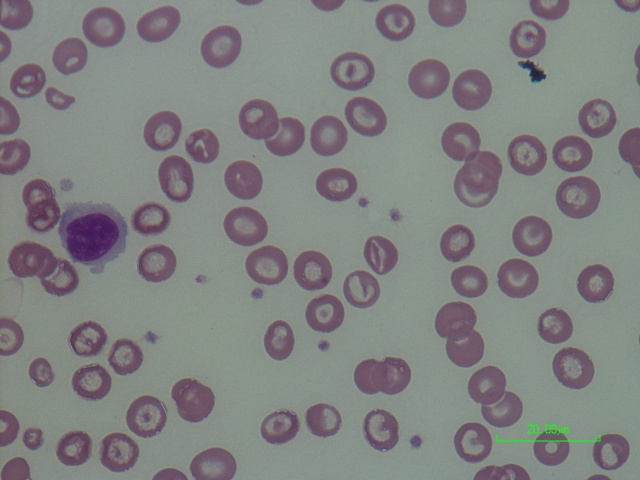
#> input picture Chula-RBC-12-Dataset-1.0/Dataset/120.jpg, 640 x 480 px
$ python -i crop_cells.py   (imports and definitions only)
#> lines starting #> are read from the running program, lines starting #| are printed output that depends on the picture; after the words box and inside, x2 and y2 are one past the last pixel; in counts of white or black regions, pixels touching at a corner belong together
### preprocessing/contour_extraction.py
"""
Contour Extraction for RBC Microscopy Images.
Performs thresholding, morphological filtering, and contour localization.
"""

from typing import List, Tuple, Dict, Any
import cv2
import numpy as np


def extract_contours(
    image_bgr: np.ndarray,
    min_area: float = 150.0,
    max_area: float = 25000.0,
    morph_kernel_size: int = 5,
) -> Tuple[List[np.ndarray], np.ndarray, Dict[str, Any]]:
    """
    Extract RBC contours and foreground mask from microscopy image.

    Args:
        image_bgr: Input image (BGR, RGBA, or Grayscale).
        min_area: Minimum contour area in pixels to discard debris.
        max_area: Maximum contour area to discard huge artifacts.
        morph_kernel_size: Size of elliptical structuring element.

    Returns:
        Tuple of (filtered_contours, binary_mask, contour_metrics).
    """
    empty_metrics = {
        "raw_contours_found": 0,
        "valid_cells_retained": 0,
        "min_area_filter": min_area,
        "max_area_filter": max_area,
        "contour_stats": [],
    }

    if image_bgr is None or not isinstance(image_bgr, np.ndarray) or image_bgr.size == 0:
        return [], np.zeros((1, 1), dtype=np.uint8), empty_metrics

    # Safely extract single-channel grayscale array
    if image_bgr.ndim == 2:
        gray = image_bgr.copy()
    elif image_bgr.ndim == 3:
        if image_bgr.shape[2] == 1:
            gray = image_bgr[:, :, 0].copy()
        elif image_bgr.shape[2] == 4:
            gray = cv2.cvtColor(image_bgr, cv2.COLOR_BGRA2GRAY)
        elif image_bgr.shape[2] == 3:
            gray = cv2.cvtColor(image_bgr, cv2.COLOR_BGR2GRAY)
        else:
            raise ValueError(f"Unsupported number of image channels: {image_bgr.shape[2]}")
    else:
        raise ValueError(f"Unsupported image dimensions: {image_bgr.ndim}D array")

    # Ensure uint8 [0, 255]
    if np.issubdtype(gray.dtype, np.floating):
        if float(gray.max()) <= 1.0:
            gray = (np.clip(gray, 0.0, 1.0) * 255.0).astype(np.uint8)
        else:
            gray = np.clip(gray, 0, 255).astype(np.uint8)
    elif gray.dtype != np.uint8:
        gray = np.clip(gray, 0, 255).astype(np.uint8)

    blurred = cv2.GaussianBlur(gray, (7, 7), 0)

    # Otsu thresholding (cells are darker than background in brightfield smear)
    _, thresh = cv2.threshold(blurred, 0, 255, cv2.THRESH_BINARY_INV + cv2.THRESH_OTSU)

    # Morphological opening to detach slight bridges and remove small noise
    kernel_size = max(1, morph_kernel_size)
    kernel = cv2.getStructuringElement(cv2.MORPH_ELLIPSE, (kernel_size, kernel_size))
    cleaned_mask = cv2.morphologyEx(thresh, cv2.MORPH_OPEN, kernel, iterations=2)
    cleaned_mask = cv2.morphologyEx(cleaned_mask, cv2.MORPH_CLOSE, kernel, iterations=1)

    raw_contours, _ = cv2.findContours(
        cleaned_mask, cv2.RETR_EXTERNAL, cv2.CHAIN_APPROX_SIMPLE
    )

    filtered_contours = []
    contour_stats = []

    for cnt in raw_contours:
        area = cv2.contourArea(cnt)
        if min_area <= area <= max_area:
            filtered_contours.append(cnt)
            perimeter = cv2.arcLength(cnt, True)
            circularity = (4 * np.pi * area) / (perimeter ** 2 + 1e-6)
            circularity = min(1.0, max(0.0, float(circularity)))
            x, y, w, h = cv2.boundingRect(cnt)
            contour_stats.append({
                "area": float(area),
                "circularity": round(float(circularity), 3),
                "bbox": [int(x), int(y), int(w), int(h)],
            })

    metrics = {
        "raw_contours_found": len(raw_contours),
        "valid_cells_retained": len(filtered_contours),
        "min_area_filter": min_area,
        "max_area_filter": max_area,
        "contour_stats": contour_stats,
    }

    return filtered_contours, cleaned_mask, metrics

### segmentation/concave_points.py
"""
Concave Point Detection for Overlapping RBC Separation.
Detects convexity defects to identify pinch points between touching or clustered cells.
"""

from typing import List, Tuple
import cv2
import numpy as np


def find_concave_points(
    contour: np.ndarray,
    min_defect_depth: float = 12.0
) -> List[Tuple[int, int]]:
    """
    Find concave split points (convexity defects) along a cell contour.

    Args:
        contour: Input OpenCV contour.
        min_defect_depth: Minimum depth in pixels for a defect to be considered a pinch point.

    Returns:
        List of (x, y) coordinates representing concave pinch points.
    """
    if contour is None or not isinstance(contour, np.ndarray) or len(contour) < 5:
        return []

    try:
        hull = cv2.convexHull(contour, returnPoints=False)
        if hull is None or len(hull) < 3:
            return []

        defects = cv2.convexityDefects(contour, hull)
        if defects is None:
            return []

        concave_points = []
        for i in range(defects.shape[0]):
            row = defects[i, 0] if defects.ndim == 3 else defects[i]
            if len(row) == 4:
                s, e, f, d = row
                depth = d / 256.0  # OpenCV fixed-point defect depth
                if depth >= min_defect_depth and int(f) < len(contour):
                    pt = contour[int(f)][0]
                    far_pt = (int(pt[0]), int(pt[1]))
                    concave_points.append(far_pt)

        return concave_points
    except Exception:
        return []

### segmentation/ellipse_fitting.py
"""
Ellipse Fitting for RBC Morphology Segmentation.
Fits best-approximating ellipses to single and separated red blood cell contours.
"""

from typing import Optional, Dict, Any
import cv2
import numpy as np


def fit_ellipse_to_contour(
    contour: np.ndarray
) -> Optional[Dict[str, Any]]:
    """
    Fit an ellipse to an individual cell contour.

    Args:
        contour: Input OpenCV contour (must have at least 5 points).

    Returns:
        Dictionary containing ellipse parameters:
            - center: (cx, cy)
            - axes: (major_axis, minor_axis)
            - angle: orientation angle in degrees
            - aspect_ratio: major / minor axis ratio
            - area: approx elliptical area
        or None if fitting is not mathematically viable.
    """
    if contour is None or not isinstance(contour, np.ndarray) or len(contour) < 5:
        return None

    try:
        ellipse = cv2.fitEllipse(contour)
        (cx, cy), (d1, d2), angle = ellipse

        if np.isnan(cx) or np.isnan(cy) or np.isnan(d1) or np.isnan(d2) or np.isnan(angle):
            return None

        major = max(d1, d2)
        minor = min(d1, d2)

        if minor <= 0 or major <= 0:
            return None

        aspect_ratio = major / minor
        area = np.pi * (major / 2.0) * (minor / 2.0)

        return {
            "center": (round(float(cx), 2), round(float(cy), 2)),
            "axes": (round(float(major), 2), round(float(minor), 2)),
            "angle": round(float(angle), 2),
            "aspect_ratio": round(float(aspect_ratio), 3),
            "area": round(float(area), 2),
            "raw_ellipse": ellipse,
        }
    except Exception:
        return None

### segmentation/ellipse_verification.py
"""
Ellipse Verification for RBC Morphology.
Verifies whether a fitted ellipse meets biological and optical RBC constraints.
"""

from typing import Dict, Any, Tuple


def verify_rbc_ellipse(
    ellipse_info: Dict[str, Any],
    min_area: float = 200.0,
    max_area: float = 6500.0,
    max_aspect_ratio: float = 3.5,
) -> Tuple[bool, str]:
    """
    Verify whether a fitted ellipse matches plausible RBC morphology.

    Args:
        ellipse_info: Dictionary containing ellipse parameters from fit_ellipse_to_contour.
        min_area: Minimum acceptable RBC area in pixels.
        max_area: Maximum acceptable RBC area in pixels for a single cell.
        max_aspect_ratio: Maximum aspect ratio (major/minor axis).

    Returns:
        Tuple of (is_valid: bool, reason: str).
    """
    if not ellipse_info:
        return False, "No valid ellipse fit available"

    area = ellipse_info.get("area", 0)
    aspect_ratio = ellipse_info.get("aspect_ratio", 1.0)
    major, minor = ellipse_info.get("axes", (0, 0))

    if area < min_area:
        return False, f"Area {area:.1f} < min threshold {min_area}"

    if area > max_area:
        return False, f"Area {area:.1f} > max threshold {max_area} (likely cluster/overlap)"

    if aspect_ratio > max_aspect_ratio:
        return False, f"Aspect ratio {aspect_ratio:.2f} excessively elongated"

    if minor < 10:
        return False, "Minor axis too thin for erythrocyte"

    return True, "Valid RBC morphology"

### segmentation/crop_cells.py
"""
Cell Cropping and Segmentation Pipeline for RBC Microscopy Images.
Segments isolated red blood cells, identifies overlapping clusters,
generates color-coded visual overlays, and extracts individual cell crops.
"""

from typing import List, Dict, Any, Tuple
import cv2
import numpy as np

from preprocessing.contour_extraction import extract_contours
from segmentation.ellipse_fitting import fit_ellipse_to_contour
from segmentation.ellipse_verification import verify_rbc_ellipse
from segmentation.concave_points import find_concave_points


# [129 lines left out: function segment_and_crop_rbcs, not called in this run]

>>> import cv2
>>> picture = cv2.imread('../Chula-RBC-12-Dataset-1.0/Dataset/120.jpg')
#> picture is the input picture: shape (480, 640, 3); mean B, G, R 129.5, 130.3, 129
>>> result = segment_and_crop_rbcs(picture)
#> in extract_contours, `_, thresh = cv2.threshold(blurred, 0, 255, cv2.THRESH_BINARY_INV + cv2..`:
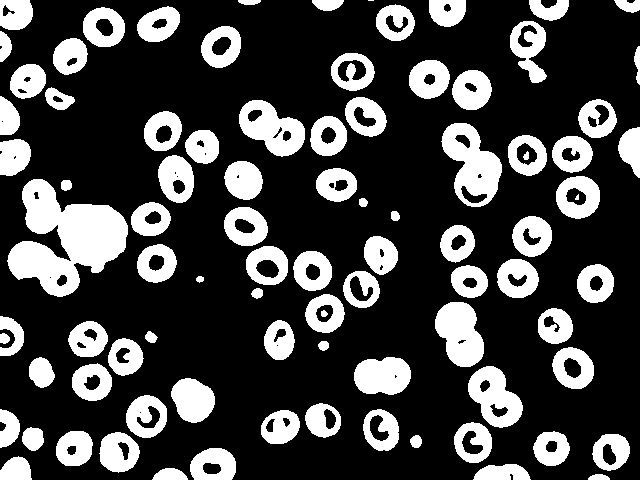
#> thresh: shape (480, 640); 26.4% white; 90 white regions (2 under 20 px), largest, box (x1, y1, x2, y2) and area: (7, 179, 128, 297) 7684, (441, 123, 502, 207) 2845, (435, 302, 484, 367) 2257
#> in extract_contours, `cleaned_mask = cv2.morphologyEx(cleaned_mask, cv2.MORPH_CLOSE, kernel,..`:
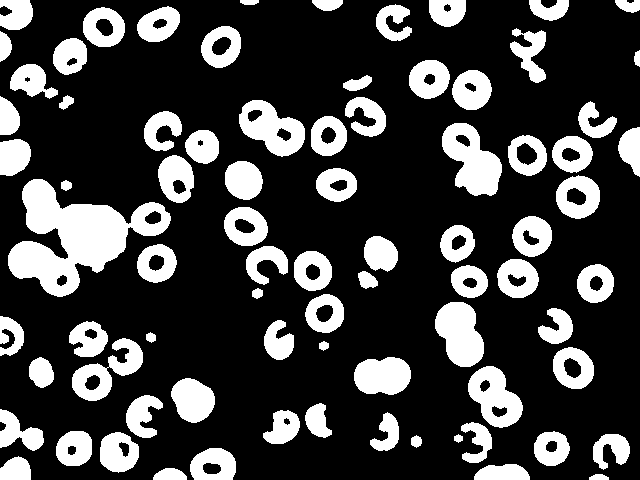
#> cleaned_mask: shape (480, 640); 25% white; 80 white regions
#> in extract_contours, `raw_contours, _ = cv2.findContours( cleaned_mask, cv2.RETR_EXTERNAL, c..`: raw_contours = 80 contours; largest, box (x1, y1, x2, y2) and area: (8, 179, 171, 297) 8570, (442, 123, 502, 196) 2616, (239, 100, 305, 157) 2270, (435, 302, 484, 367) 2182, (468, 366, 523, 428) 2102
#> the loop in extract_contours, `for cnt in raw_contours:` made 80 passes
#> (area, perimeter, circularity, x, y, w, h) on passes 2, 3, 4, 5, 7, 9, 10, 11: (280, 78.63, 0.569, 153, 468, 34, 12), (666.5, 128.5, 0.507, 474, 464, 56, 16), (556.5, 94.87, 0.777, 0, 456, 31, 24), (1190, 134.4, 0.828, 190, 448, 46, 32), (722.5, 167.6, 0.323, 593, 434, 37, 36), (1193, 132.6, 0.853, 100, 432, 39, 41), (937.5, 116.3, 0.871, 534, 431, 36, 35), (1002, 118.1, 0.903, 56, 431, 36, 35)
#> after the loop in extract_contours, `for cnt in raw_contours:`: contour_stats = 70 items; filtered_contours = 70 contours; largest, box (x1, y1, x2, y2) and area: (8, 179, 171, 297) 8570, (442, 123, 502, 196) 2616, (239, 100, 305, 157) 2270, (435, 302, 484, 367) 2182, (468, 366, 523, 428) 2102
#> in segment_and_crop_rbcs, `contours, mask, metrics = extract_contours(img_clean, min_area=min_area)`: contours has the same summary as filtered_contours in extract_contours; metrics = 5 items
#> the loop in segment_and_crop_rbcs, `for i, cnt in enumerate(contours):` made 70 passes
#> pass 1, in segment_and_crop_rbcs, `crop = img_clean[y1:y2, x1:x2]`:
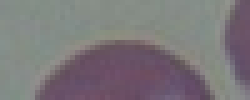
#> crop: shape (20, 50, 3) (shown 5 times larger); mean B, G, R 121.9, 118.6, 123.2
#> pass 1, in segment_and_crop_rbcs, `crop_resized = cv2.resize(crop, target_crop_size, interpolation=cv2.IN..`:
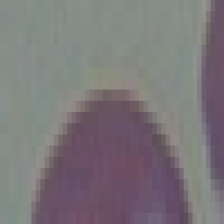
#> crop_resized: shape (224, 224, 3); mean B, G, R 121.9, 118.5, 123.2
#> pass 2, in segment_and_crop_rbcs, `crop_resized = cv2.resize(crop, target_crop_size, interpolation=cv2.IN..`:
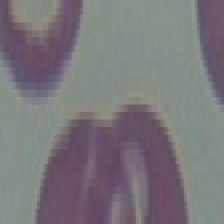
#> crop_resized: shape (224, 224, 3); mean B, G, R 123.3, 118.6, 122.1
#> after the loop in segment_and_crop_rbcs, `for i, cnt in enumerate(contours):`:
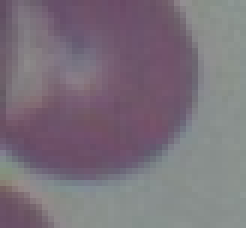
#> crop: shape (38, 41, 3) (shown 6 times larger); mean B, G, R 122.8, 112.6, 122.8
#> after the loop in segment_and_crop_rbcs, `for i, cnt in enumerate(contours):`:
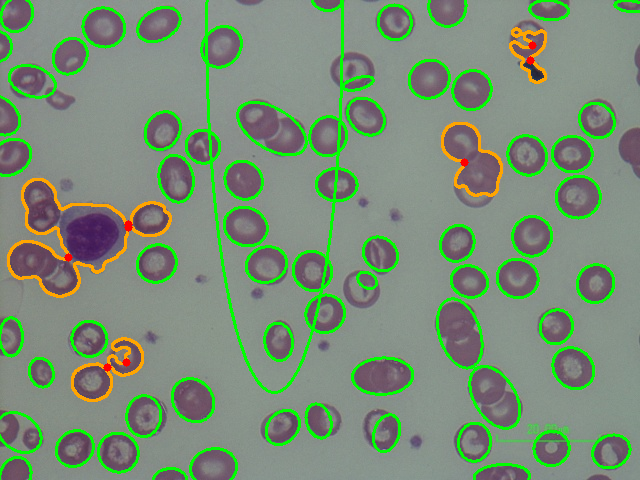
#> overlay: shape (480, 640, 3); mean B, G, R 118.6, 141.9, 121.9

$ run again, on Chula-RBC-12-Dataset-1.0/Dataset/15.jpg
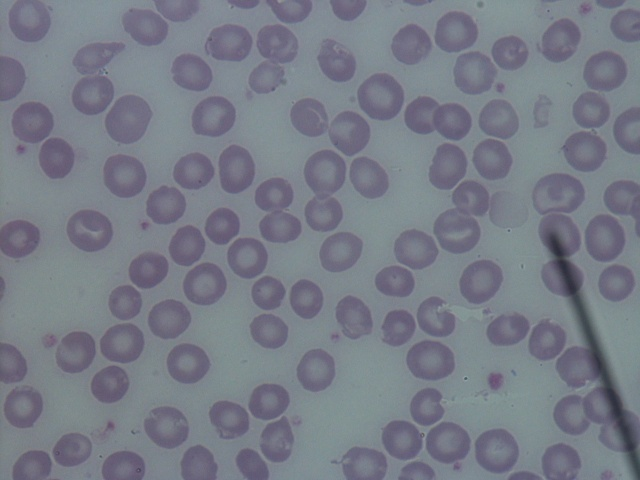
#> input picture Chula-RBC-12-Dataset-1.0/Dataset/15.jpg, 640 x 480 px
#> picture is the input picture: shape (480, 640, 3); mean B, G, R 135, 123.5, 119.1
#> in extract_contours, `_, thresh = cv2.threshold(blurred, 0, 255, cv2.THRESH_BINARY_INV + cv2..`:
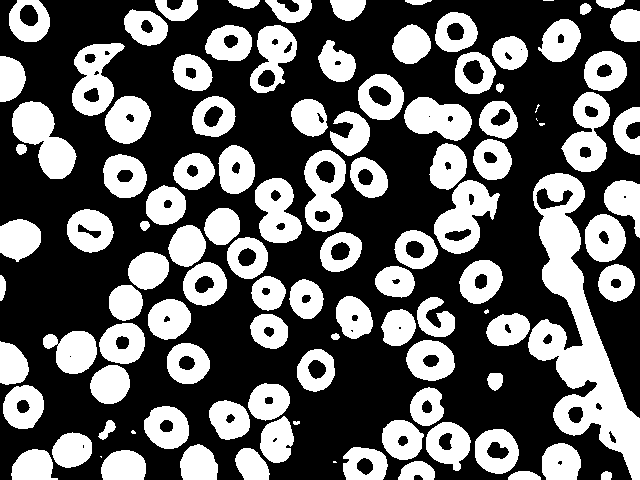
#> thresh: shape (480, 640); 38.2% white; 108 white regions (8 under 20 px), largest, box (x1, y1, x2, y2) and area: (528, 173, 640, 480) 12138, (12, 101, 77, 179) 2678, (434, 180, 500, 254) 2550
#> raw_contours = 61 contours; largest, box (x1, y1, x2, y2) and area: (487, 173, 640, 480) 14446, (43, 208, 323, 404) 14166, (375, 143, 497, 298) 6136, (343, 387, 470, 480) 5534, (209, 383, 294, 480) 4316
#> the loop in extract_contours, `for cnt in raw_contours:` made 61 passes
#> (area, perimeter, circularity, x, y, w, h) on passes 2, 3, 4, 5, 6, 8, 9, 10: (1089.5, 130.2, 0.808, 101, 450, 45, 30), (1044, 126.4, 0.821, 180, 444, 38, 36), (1363, 212.2, 0.38, 508, 443, 73, 37), (2085.5, 235.1, 0.474, 12, 432, 80, 48), (1512.5, 145.3, 0.9, 475, 429, 44, 45), (1441, 143.9, 0.875, 144, 406, 45, 43), (5533.5, 556.5, 0.225, 343, 387, 127, 93), (4316, 459.6, 0.257, 209, 383, 85, 97)
#> after the loop in extract_contours, `for cnt in raw_contours:`: contour_stats = 55 items; filtered_contours = 55 contours; largest, box (x1, y1, x2, y2) and area: (487, 173, 640, 480) 14446, (43, 208, 323, 404) 14166, (375, 143, 497, 298) 6136, (343, 387, 470, 480) 5534, (209, 383, 294, 480) 4316
#> contours has the same summary as filtered_contours in extract_contours; metrics = 5 items
#> the loop in segment_and_crop_rbcs, `for i, cnt in enumerate(contours):` made 55 passes
#> after the loop in segment_and_crop_rbcs, `for i, cnt in enumerate(contours):`:
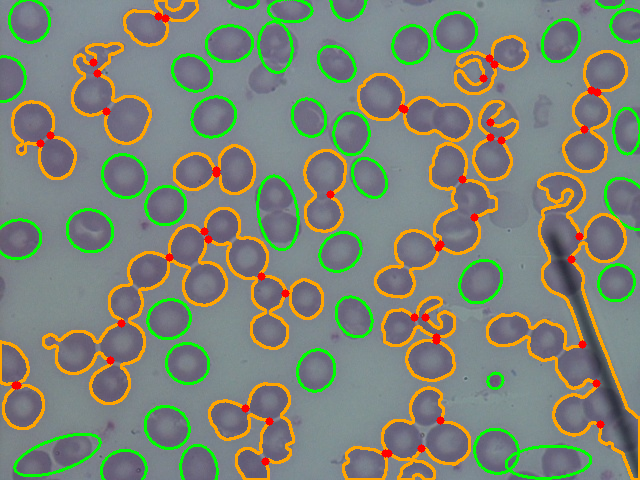
#> overlay: shape (480, 640, 3); mean B, G, R 118.2, 132.5, 125.9

$ run again, on Chula-RBC-12-Dataset-1.0/Dataset/186.jpg
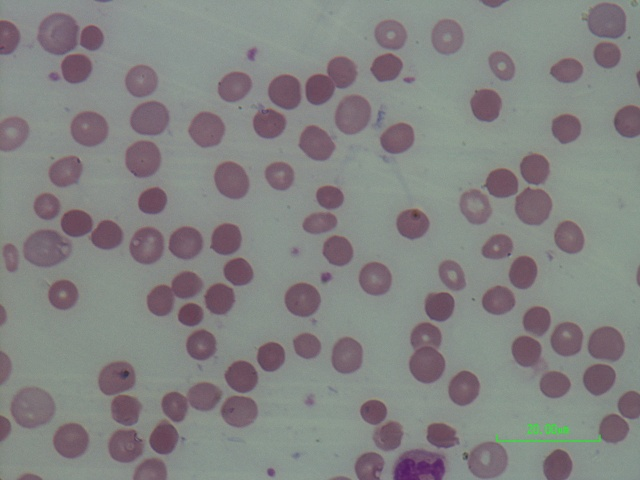
#> input picture Chula-RBC-12-Dataset-1.0/Dataset/186.jpg, 640 x 480 px
#> picture is the input picture: shape (480, 640, 3); mean B, G, R 130.3, 131.3, 131.3
#> in extract_contours, `_, thresh = cv2.threshold(blurred, 0, 255, cv2.THRESH_BINARY_INV + cv2..`:
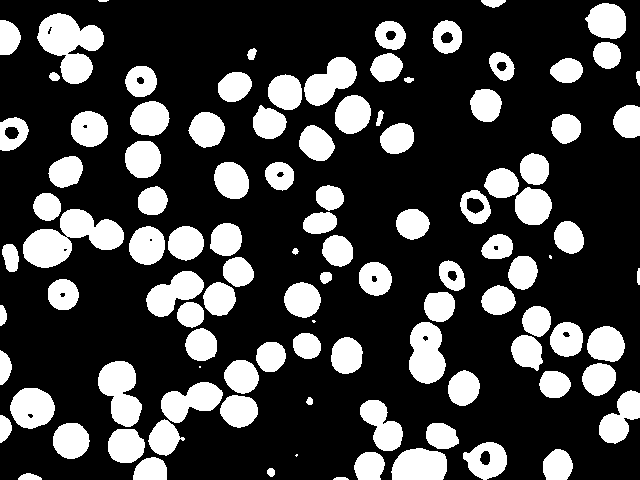
#> thresh: shape (480, 640); 25.8% white; 105 white regions (5 under 20 px), largest, box (x1, y1, x2, y2) and area: (23, 209, 124, 268) 3075, (37, 13, 104, 84) 2705, (98, 361, 142, 427) 1872
#> raw_contours = 67 contours; largest, box (x1, y1, x2, y2) and area: (98, 342, 286, 480) 8135, (147, 223, 254, 361) 5323, (23, 193, 124, 268) 3547, (38, 13, 104, 84) 2616, (485, 153, 552, 225) 2514
#> the loop in extract_contours, `for cnt in raw_contours:` made 67 passes
#> (area, perimeter, circularity, x, y, w, h) on passes 2 to 9: (662.5, 98.53, 0.858, 354, 452, 30, 28), (705, 101.6, 0.858, 543, 449, 30, 31), (1121, 131.1, 0.82, 464, 442, 43, 38), (2091.5, 249.8, 0.421, 392, 423, 67, 57), (986, 117.7, 0.894, 53, 423, 36, 36), (1199.5, 163.3, 0.565, 360, 400, 43, 51), (1207, 167.9, 0.538, 599, 390, 41, 54), (1573.5, 212.8, 0.437, 0, 388, 55, 55)
#> after the loop in extract_contours, `for cnt in raw_contours:`: contour_stats = 60 items; filtered_contours = 60 contours; largest, box (x1, y1, x2, y2) and area: (98, 342, 286, 480) 8135, (147, 223, 254, 361) 5323, (23, 193, 124, 268) 3547, (38, 13, 104, 84) 2616, (485, 153, 552, 225) 2514
#> contours has the same summary as filtered_contours in extract_contours; metrics = 5 items
#> the loop in segment_and_crop_rbcs, `for i, cnt in enumerate(contours):` made 60 passes
#> after the loop in segment_and_crop_rbcs, `for i, cnt in enumerate(contours):`:
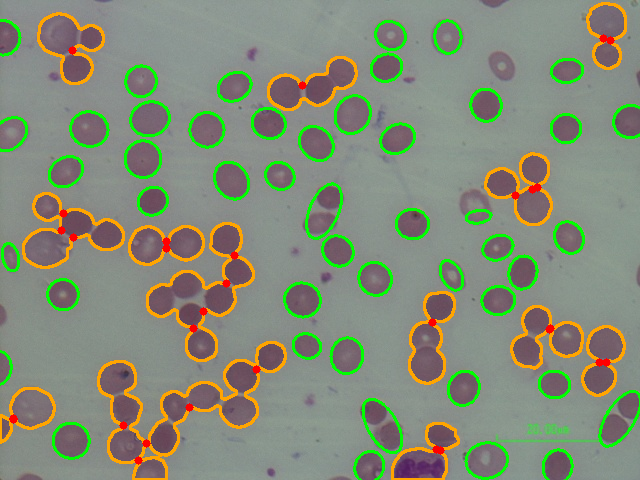
#> overlay: shape (480, 640, 3); mean B, G, R 119.2, 139.3, 132
